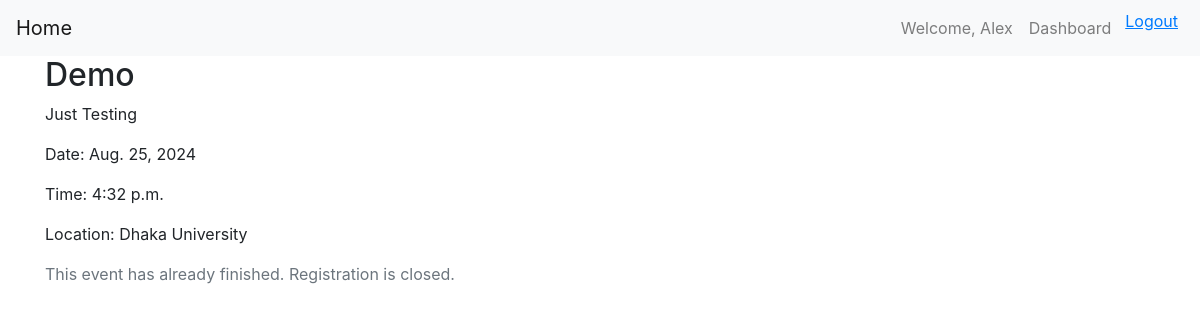
Page /5/ (signed in) on the committed database.
### Events/models.py (models this page shows, shortened)
class Event(models.Model):
    title = models.CharField(max_length=200)
    description = models.TextField()
    date = models.DateField()
    time = models.TimeField()
    location = models.CharField(max_length=200)
    slots = models.IntegerField()

### Events/views.py (the view)
# urls.py: path('<int:pk>/', event_detail, name='event_detail'),
@login_required
def event_detail(request, pk):
    event = get_object_or_404(Event, pk=pk)
    now = timezone.now()
    is_upcoming = (event.date > now.date()) or (event.date == now.date() and event.time >= now.time())
    registration = Registration.objects.filter(event=event, user=request.user).first()
    return render(request, 'events/event_details.html', {
        'event': event,
        'registration': registration,
        'is_upcoming': is_upcoming
        })

### Templates/events/event_details.html
{% extends 'base.html' %}
{% block content %}
<h2>{{ event.title }}</h2>
<p>{{ event.description }}</p>
<p>Date: {{ event.date }}</p>
<p>Time: {{ event.time }}</p>
<p>Location: {{ event.location }}</p>
{% if user.is_authenticated %}
{% if is_upcoming %}
<p>Available Slots: {{ event.slots }}</p>
{% if registration %}
<form method="POST" action="{% url 'unregister_from_event' event.pk %}">
    {% csrf_token %}
    <button type="submit" class="btn btn-warning">Unregister from this Event</button>
</form>
{% else %}
{% if event.slots > 0 %}
    <form method="POST" action="{% url 'event_register' event.pk %}">
    {% csrf_token %}
    <button type="submit"class="btn btn-primary">Register for this Event</button>
    </form>
 {% else %}
    <p class="text-danger">No slots available for this event.</p>
    {% endif %}
    {% endif %}
{% else %}
    <p class="text-muted">This event has already finished. Registration is closed.</p>
{% endif %}
{% else %}
    <p><a href="{% url 'login' %}">Login</a> to register for this event.</p>
{% endif %}
{% endblock %}

### Templates/base.html (shortened to what this page needs)
<!DOCTYPE html>
<html lang="en">
<head>
    <link rel="stylesheet" href="https://stackpath.bootstrapcdn.com/bootstrap/4.5.2/css/bootstrap.min.css">
</head>
<body>
    <nav class="navbar navbar-expand-lg navbar-light bg-light">
        <a class="navbar-brand" href="{% url 'event_list' %}">Home</a>
        <div class="collapse navbar-collapse" id="navbarNav">
        <ul class="navbar-nav ml-auto">
            {% if user.is_authenticated %}
            <li class="nav-item">
                <span class="nav-link">Welcome, {{ user.username }}</span>
            </li>
            <li class="nav-item">
                <a class="nav-link" href="{% url 'user_dashboard' %}">Dashboard</a>
            </li>
            <li class="nav-item">
                <form id="logout-form" method="POST" action="{% url 'logout' %}">
                    <button type="submit" style="background:none;border:none;color:#007bff;text-decoration:underline;cursor:pointer;">
                        Logout
                    </button>
                </form>
            </li>
        {% else %}
            <li class="nav-item"><a href="{% url 'login' %}">Login</a></li>
            <li class="nav-item"><a href="{% url 'register' %}">Register</a></li>
        {% endif %}
        </ul>
    </div>
    </nav>
    <div class="container">
    {% block content %}
    {% endblock %}
    </div>
</body>
</html>

### rows in the picture
Event: title "Demo", description "Just Testing", date "Aug. 25, 2024", time "4:32 p.m.", location "Dhaka University"

### other values in the picture
{{ user.username }} "Alex"
